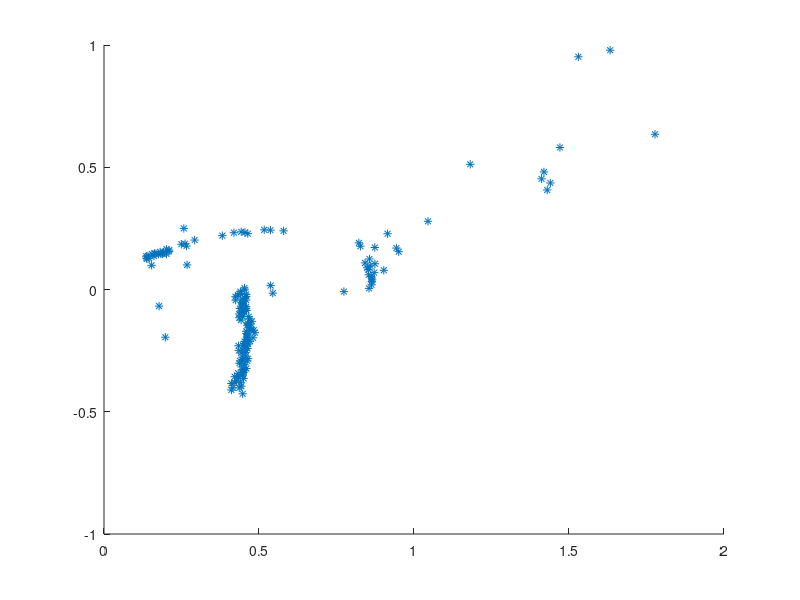

MATLAB code to generate this figure:
clc
clear

%q2
%Millimeter wave (mmWave) is a special class of radar technology that uses short- wavelength electromagnetic waves.
%millimeter wave technology allows transmission on frequencies between 30 GHz and 300 GHz

%the return time of a short infarred light pulse to be emitted and returned
%to teh sensor

%time of flight  =speedlight x time to return/2
%=3*10^8*t/2 

%load and store the data 'radar_202.csv' in raw_data
%be in form distance, angle
angles=csvread('angledata.csv');
time_intervals = csvread('lidar.csv');

[num_angle_readings, ~] = size(angles);
[number_lidar_readings, ~] = size(time_intervals);

%deletes uneven data was sent if was cut before the recieving
while(num_angle_readings ~= number_lidar_readings)
    
    [num_angle_readings, ~] = size(angles);
    [number_lidar_readings, ~] = size(time_intervals);
    
    if(num_angle_readings > number_lidar_readings)
       angles = angles(1:end-1, :); 
    elseif (num_angle_readings < number_lidar_readings)
        time_intervals = time_intervals(1:end-1, :);      
    end
   
    
end

%create the  zero matrix of the same size of raw_data
azimuth = angles(:,1);

maxvalue=max(azimuth);
minvalue=min(azimuth);
difference=maxvalue-minvalue;



azimuth = azimuth - minvalue;
azimuth = azimuth ./ (difference/100);
azimuth = azimuth .* 0.9;
azimuth = azimuth - 45;





%value for the speed of light
c=299792458;

%calculate the ranges by using the prior equation, multiplying time x
%speed, dividing by two and 10^9 to convert to metres
ranges=time_intervals .* c / (10^13);


%convert the range and angle to the x coordinate via r*cos(t)
x= ranges .* cosd(azimuth);

%convert the range and angle to the y coordinate via r*sin(t)
y=ranges .* sind(azimuth);


scatter(x,y,"*")
